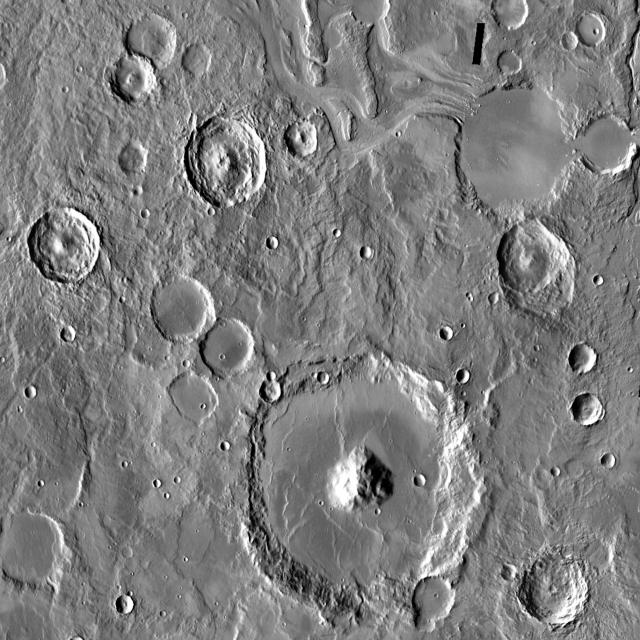
#> input picture Veri/craters/test/images/010_png.rf.fcf5e274562ee69a325f9d7a0b30767f.jpg, 640 x 640 px
$ python -i terrain_roughness.py   (imports and definitions only)
#> lines starting #> are read from the running program, lines starting #| are printed output that depends on the picture
#> further down, picture is the input picture: shape (640, 640, 3); min 0, max 255, mean 125.7
import cv2
import numpy as np

def compute_roughness_map(
    image_norm:  np.ndarray,
    kernel_size: int   = 9,
    blur_sigma:  float = 1.5,
) -> np.ndarray:
#> called with kernel_size = 9, blur_sigma = 1.5
    if kernel_size % 2 == 0:
        kernel_size += 1

    img = image_norm.astype(np.float64)
    k   = (kernel_size, kernel_size)

    mean    = cv2.blur(img,    k)
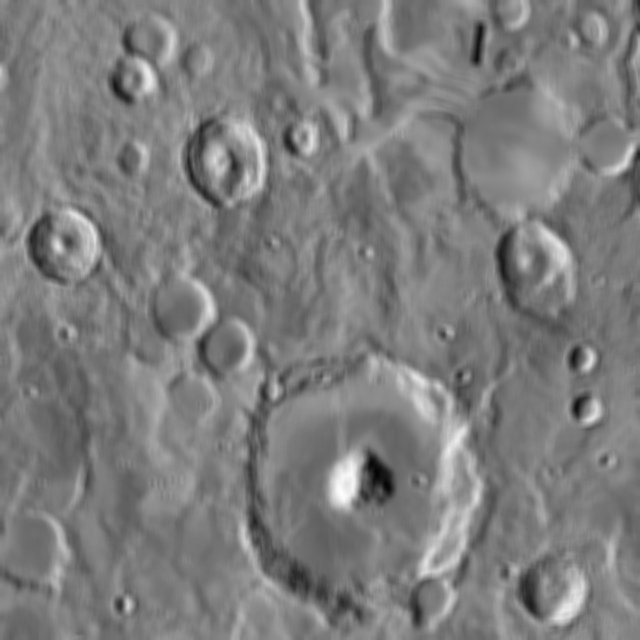
#> mean: shape (640, 640, 3) float64; min 4.57, max 253.5, mean 125.7
    sq_mean = cv2.blur(img**2, k)
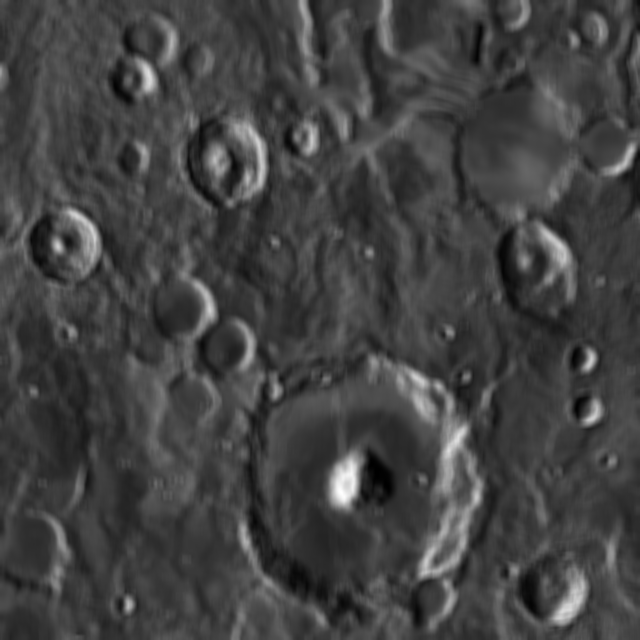
#> sq_mean: shape (640, 640, 3) float64; min 53.47, max 64247.2, mean 16972.8; drawn with min black and max white

    variance  = np.maximum(sq_mean - mean**2, 0.0)
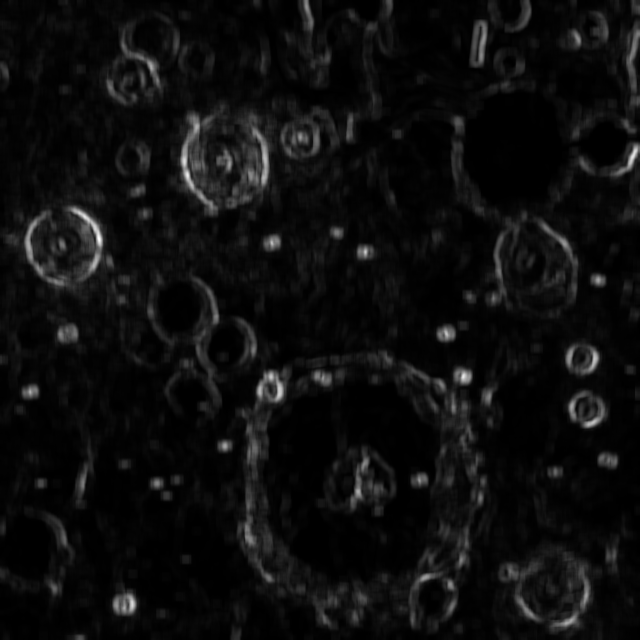
#> variance: shape (640, 640, 3) float64; min 1.19, max 11765.5, mean 644.1; drawn with min black and max white
    roughness = np.sqrt(variance).astype(np.float32)

    if blur_sigma > 0:
        roughness = cv2.GaussianBlur(roughness, (0, 0), blur_sigma)
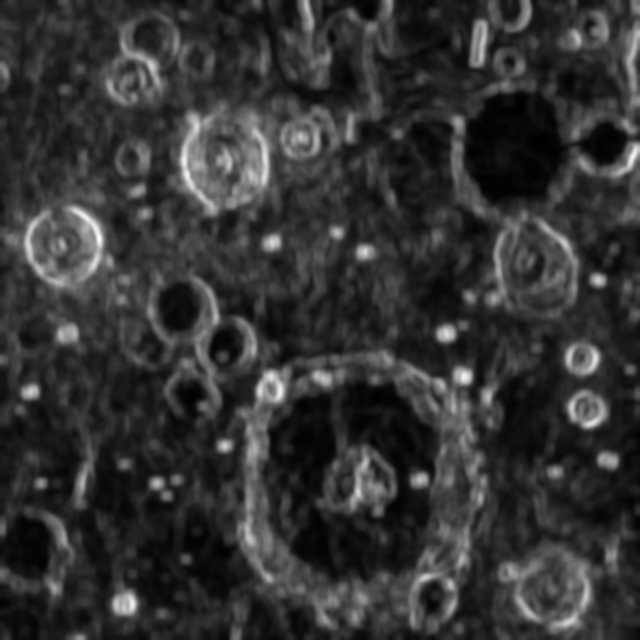
#> roughness: shape (640, 640, 3) float32; min 1.41, max 98.29, mean 21.1; drawn with min black and max white

    rmax = roughness.max()
#> rmax = 98.29
    if rmax > 1e-9:
        roughness = (roughness / rmax).astype(np.float32)

    n_rough = int((roughness > 0.5).sum())
#> n_rough = 57675
    pct     = 100.0 * n_rough / roughness.size
#> pct = 4.69
    return roughness

>>> import cv2
>>> picture = cv2.imread('Veri/craters/test/images/010_png.rf.fcf5e274562ee69a325f9d7a0b30767f.jpg')
>>> result = compute_roughness_map(picture)

$ run again, on Veri/craters/test/images/015_png.rf.7d5b2091b6339c9480a171a59c52c3b9.jpg
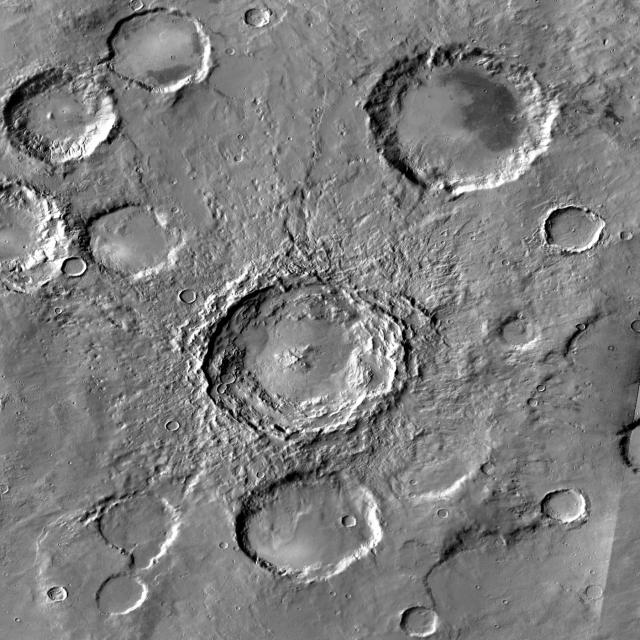
#> input picture Veri/craters/test/images/015_png.rf.7d5b2091b6339c9480a171a59c52c3b9.jpg, 640 x 640 px
#> picture is the input picture: shape (640, 640, 3); min 0, max 255, mean 124.8
#> in compute_roughness_map, `variance  = np.maximum(sq_mean - mean**2, 0.0)`:
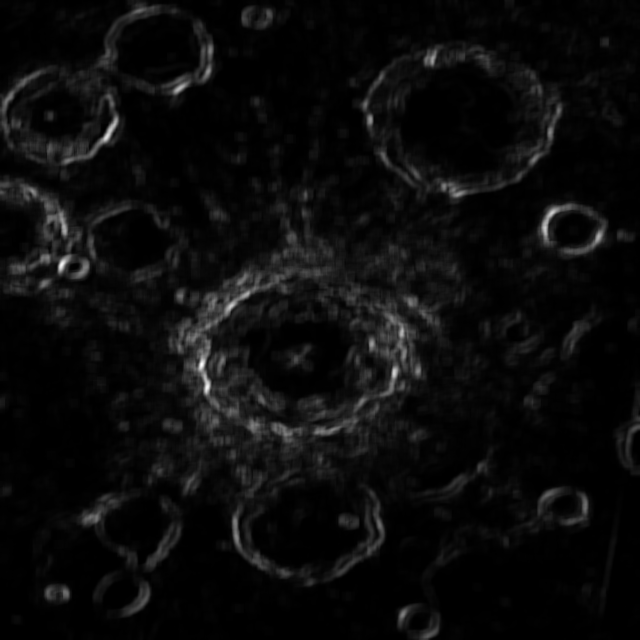
#> variance: shape (640, 640, 3) float64; min 0.653, max 11997.1, mean 560.8; drawn with min black and max white
#> in compute_roughness_map, `roughness = cv2.GaussianBlur(roughness, (0, 0), blur_sigma)`:
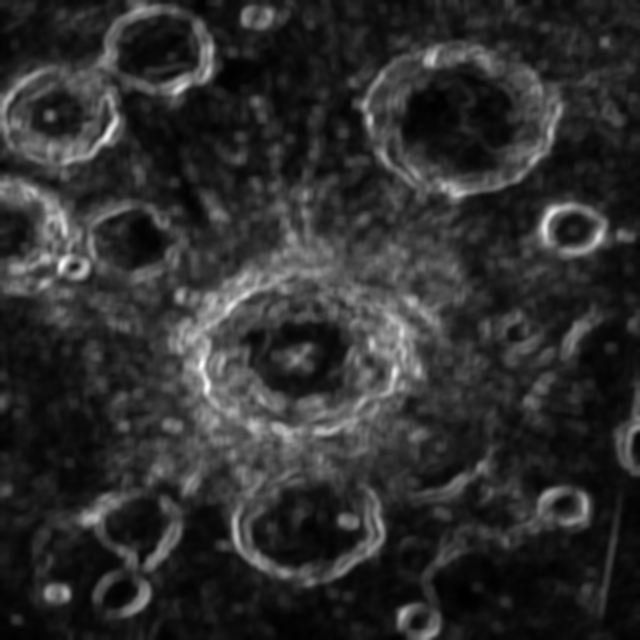
#> roughness: shape (640, 640, 3) float32; min 0.921, max 98.55, mean 18.9; drawn with min black and max white
#> rmax = 98.55
#> n_rough = 47244
#> pct = 3.84

$ run again, on Veri/craters/test/images/019_png.rf.1930cd277f9bf0e3fa57f2dcfee0385f.jpg
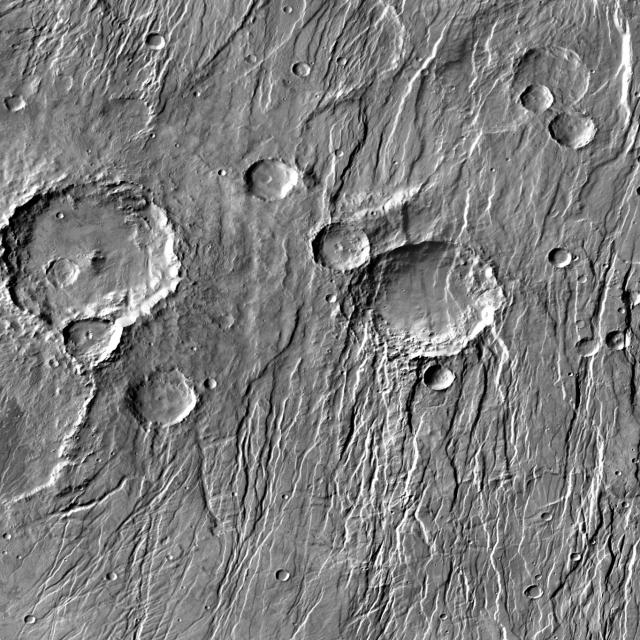
#> input picture Veri/craters/test/images/019_png.rf.1930cd277f9bf0e3fa57f2dcfee0385f.jpg, 640 x 640 px
#> picture is the input picture: shape (640, 640, 3); min 0, max 255, mean 124.6
#> in compute_roughness_map, `roughness = cv2.GaussianBlur(roughness, (0, 0), blur_sigma)`:
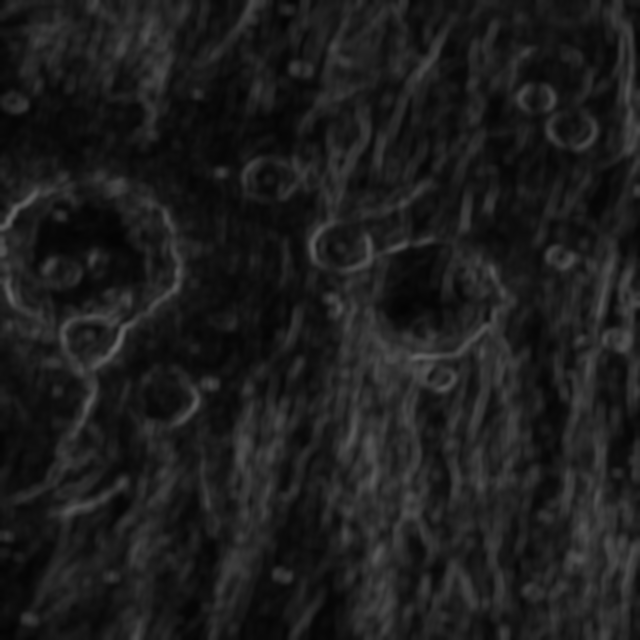
#> roughness: shape (640, 640, 3) float32; min 3.87, max 102.3, mean 29.5
#> rmax = 102.3
#> in compute_roughness_map, `roughness = (roughness / rmax).astype(np.float32)`:
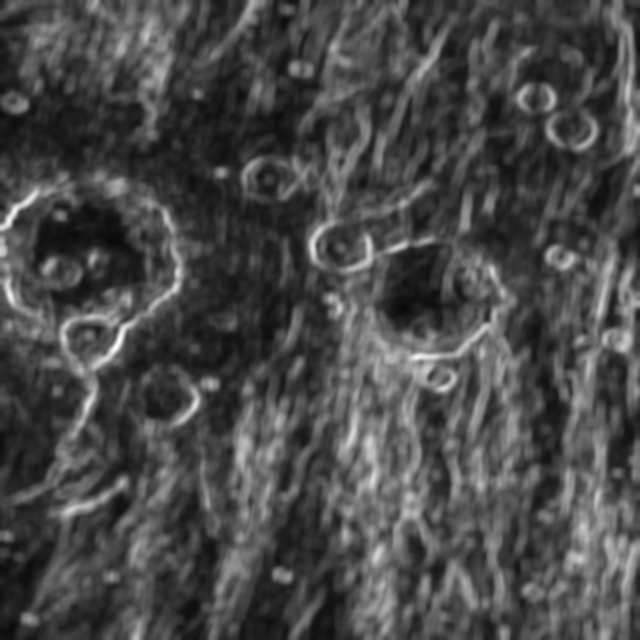
#> roughness: shape (640, 640, 3) float32; min 0.0378, max 1, mean 0.289
#> n_rough = 110337
#> pct = 8.98

$ run again, on Veri/craters/test/images/04_png.rf.81a7d6cbeb9dc09e5a8ecd40e185fc92.jpg
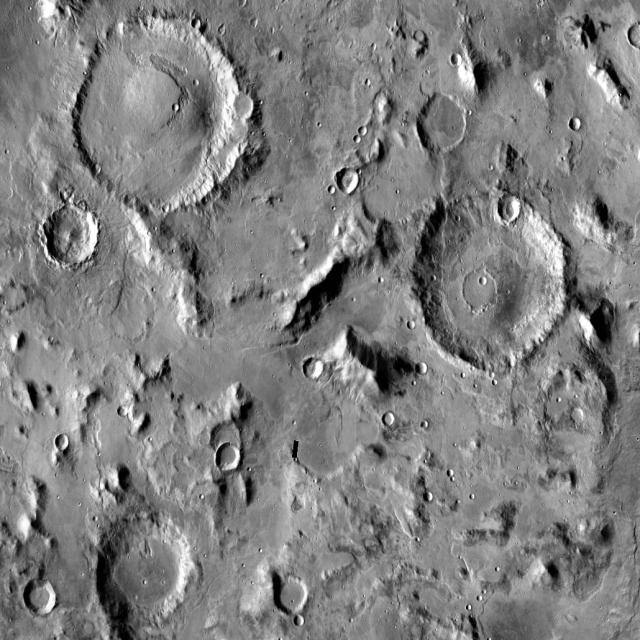
#> input picture Veri/craters/test/images/04_png.rf.81a7d6cbeb9dc09e5a8ecd40e185fc92.jpg, 640 x 640 px
#> picture is the input picture: shape (640, 640, 3); min 0, max 255, mean 127.5
#> in compute_roughness_map, `variance  = np.maximum(sq_mean - mean**2, 0.0)`:
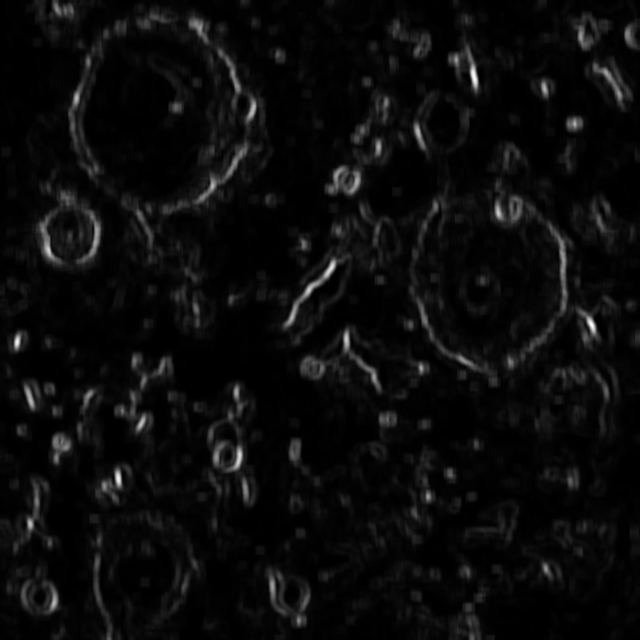
#> variance: shape (640, 640, 3) float64; min 0.284, max 12574.4, mean 567.8; drawn with min black and max white
#> rmax = 102.3
#> in compute_roughness_map, `roughness = (roughness / rmax).astype(np.float32)`:
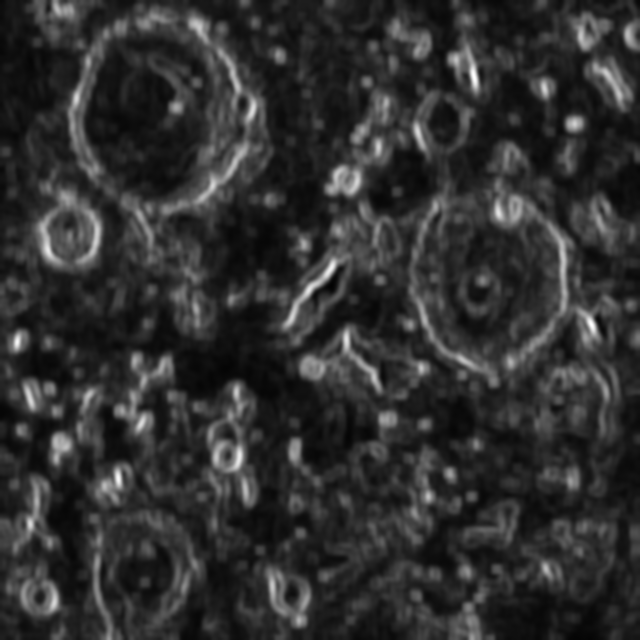
#> roughness: shape (640, 640, 3) float32; min 0.0115, max 1, mean 0.19
#> n_rough = 39852
#> pct = 3.24
